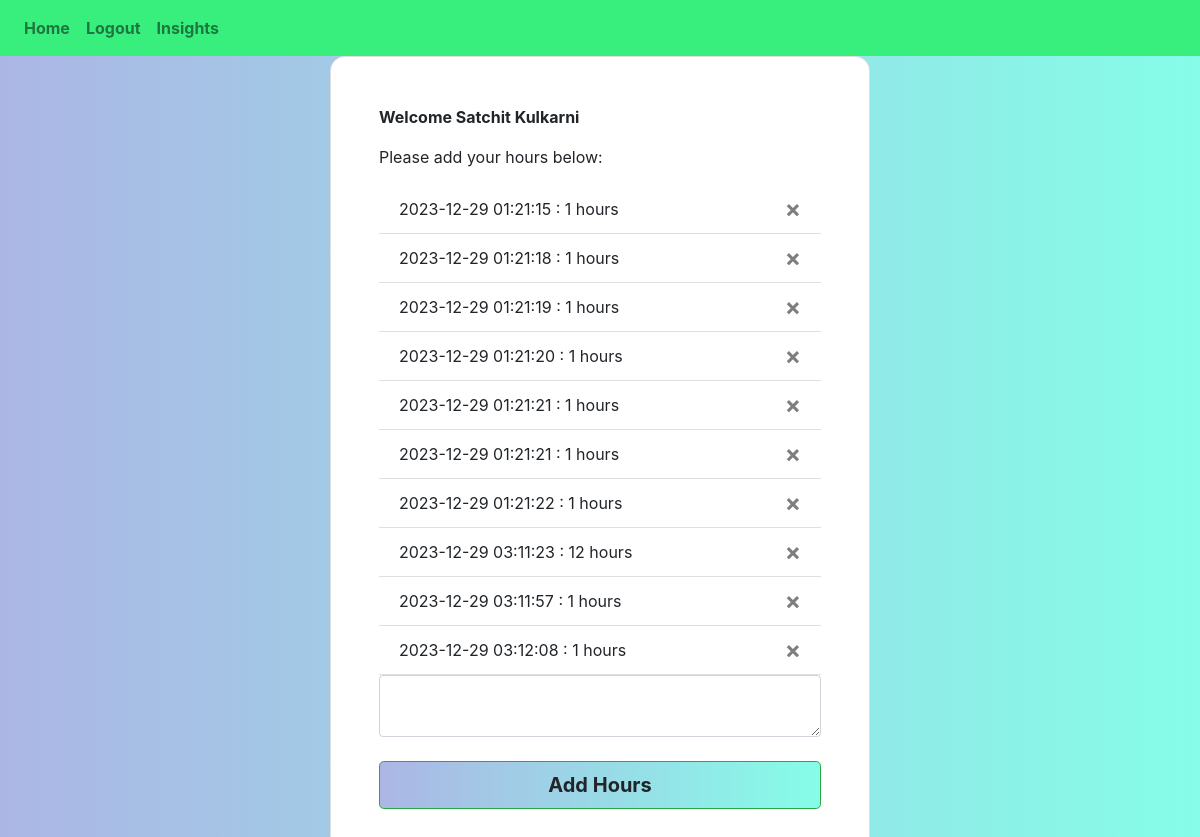
Screenshot of / (signed in) with the database file from the repository.
### website/models.py (models this page shows)
class User(db.Model, UserMixin):
    id = db.Column(db.Integer, primary_key=True)
    email = db.Column(db.String(250), unique=True)
    password = db.Column(db.String(250))
    fullName = db.Column(db.String(250))
    total = db.Column(db.Integer)
    hours = db.relationship('Hours')

class Hours(db.Model):
    id = db.Column(db.Integer, primary_key=True)
    data = db.Column(db.Integer)
    date = db.Column(db.DateTime(timezone=True), default=func.now())
    user_id = db.Column(db.Integer, db.ForeignKey('user.id'))

### website/views.py (the view, shortened to what this page needs)
@views.route('/', methods=['GET', 'POST'])
@login_required
def home():
    return render_template("home.html", user=current_user)

### website/__init__.py (called while the page is built)
def create_app():
    app = Flask(__name__)
    app.config['SECRET_KEY'] = 'Joey Tidrow is a big nerd'
    app.config['SQLALCHEMY_DATABASE_URI'] = f'sqlite:///{DB_NAME}'
    db.init_app(app)
    from .views import views
    from .auth import auth
    app.register_blueprint(views, url_prefix = '/')
    app.register_blueprint(auth, url_prefix = '/')
    from .models import User, Hours
    with app.app_context():
        db.create_all()
    login_manager = LoginManager()
    login_manager.login_view = 'auth.login'
    login_manager.init_app(app)
    @login_manager.user_loader
    def load_user(id):
        return User.query.get(int(id))
    return app

### website/templates/home.html
{% extends "base.html" %}
{% block title %}Home{% endblock %} {% block content %}
<section class="vh-100 bg-image">
    <div class="mask d-flex align-items-center h-100 gradient-custom-3">
    <div class="container h-100">
      <div class="row d-flex justify-content-center align-items-center h-100">
        <div class="col-12 col-md-9 col-lg-7 col-xl-6">
          <div class="card" style="border-radius: 15px;">
            <div class="card-body p-5">
              <p><b>Welcome {{user.fullName}}</b></p>
              <p>Please add your hours below:</p>
              <ul class="list-group list-group-flush" id="hours">
                {% for hour in user.hours %}
                <li class="list-group-item">
                  {{hour.date}} : {{ hour.data }} hours
                  <button type="button" class="close" onClick="deleteHour('{{hour.id}}')">
                    <span aria-hidden="true">&times;</span>
                  </button>
                </li>
                {% endfor %}
              </ul>
              <form method="POST">
                <textarea name="hour" id="hour" class="form-control"></textarea>
                <br />
                <div align="center">
                    <button type="submit"
                    class="btn btn-success btn-block btn-lg gradient-custom-4 text-body"><b>Add Hours</b></button>
                </div>
              </form>
            </div>
          </div>
        </div>
      </div>
    </div>
  </div>
</section>
{% endblock %}

### website/templates/base.html (shortened to what this page needs)
<!DOCTYPE html>
<html lang="en">
    <head>
        <link
            rel="stylesheet"
            href="https://stackpath.bootstrapcdn.com/bootstrap/4.4.1/css/bootstrap.min.css"
        />
        <link
            rel="stylesheet"
            href="https://stackpath.bootstrapcdn.com/font-awesome/4.7.0/css/font-awesome.min.css"
        />
        <link
            rel="stylesheet"
            href="../static/style.css"
        />
    </head>
    <body>
        <nav class="navbar navbar-expand-lg navbar-light" style="background-color: #38ef7d;">
            <div class="collapse navbar-collapse" id="navbar">
              <div class="navbar-nav">
                {% if user.is_authenticated %}
                <a class="nav-item nav-link" id="home" href="/"><b>Home</b></a>
                <a class="nav-item nav-link" id="logout" href="/logout"><b>Logout</b></a>
                {% else %}
                <a class="nav-item nav-link" id="login" href="/login"><b>Login</b></a>
                <a class="nav-item nav-link" id="signUp" href="/sign-up"><b>Sign Up</b></a>
                {% endif %}
                <a class="nav-item nav-link" id="insights" href="/insights"><b>Insights</b></a>
              </div>
            </div>
        </nav>
        <div class="container:">
            {% block content %} {% endblock %}
        </div>
    </body>
</html>

### website/static/style.css (style rules this page uses)
.gradient-custom-3 { background: #86fde8; background: -webkit-linear-gradient(to right, #acb6e5, #86fde8); background: linear-gradient(to right, #acb6e5, #86fde8) }
.gradient-custom-4 { background: #86fde8; background: -webkit-linear-gradient(to right, #acb6e5, #86fde8); background: linear-gradient(to right, #acb6e5, #86fde8) }

### rows the page displays
User: fullName "Satchit Kulkarni"
Hours: date "2023-12-29 01:21:15", data "1"
Hours: date "2023-12-29 01:21:18", data "1"
Hours: date "2023-12-29 01:21:19", data "1"
Hours: date "2023-12-29 01:21:20", data "1"
Hours: date "2023-12-29 01:21:21", data "1"
Hours: date "2023-12-29 01:21:21", data "1"
Hours: date "2023-12-29 01:21:22", data "1"
Hours: date "2023-12-29 03:11:23", data "12"
Hours: date "2023-12-29 03:11:57", data "1"
Hours: date "2023-12-29 03:12:08", data "1"
